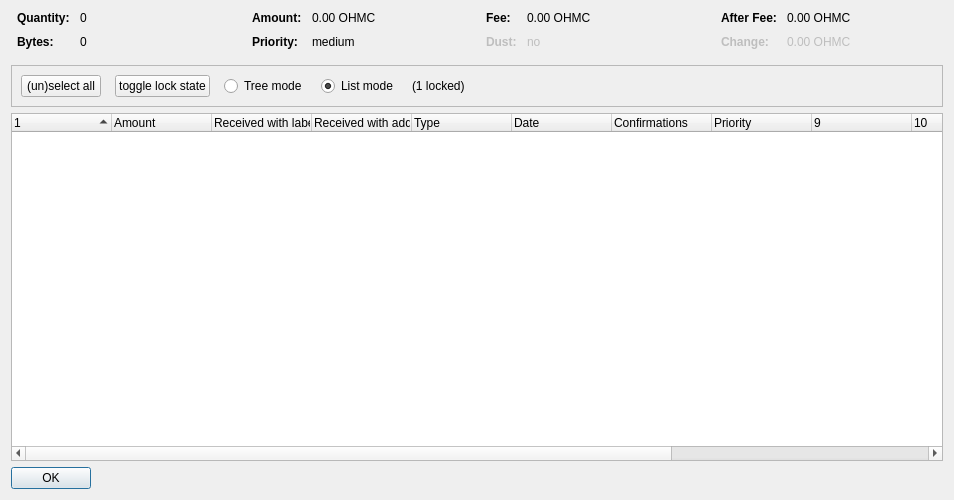
<?xml version="1.0" encoding="UTF-8"?>
<ui version="4.0">
 <class>CoinControlDialog</class>
 <widget class="QDialog" name="CoinControlDialog">
  <property name="geometry">
   <rect>
    <x>0</x>
    <y>0</y>
    <width>954</width>
    <height>500</height>
   </rect>
  </property>
  <property name="windowTitle">
   <string>Coin Selection</string>
  </property>
  <layout class="QVBoxLayout" name="verticalLayout">
   <item>
    <layout class="QHBoxLayout" name="horizontalLayoutTop" stretch="0,0,0,0">
     <property name="topMargin">
      <number>0</number>
     </property>
     <property name="bottomMargin">
      <number>10</number>
     </property>
     <item>
      <layout class="QFormLayout" name="formLayoutCoinControl1">
       <property name="horizontalSpacing">
        <number>10</number>
       </property>
       <property name="verticalSpacing">
        <number>10</number>
       </property>
       <property name="leftMargin">
        <number>6</number>
       </property>
       <property name="rightMargin">
        <number>6</number>
       </property>
       <item row="0" column="0">
        <widget class="QLabel" name="labelCoinControlQuantityText">
         <property name="font">
          <font>
           <weight>75</weight>
           <bold>true</bold>
          </font>
         </property>
         <property name="text">
          <string>Quantity:</string>
         </property>
        </widget>
       </item>
       <item row="0" column="1">
        <widget class="QLabel" name="labelCoinControlQuantity">
         <property name="cursor">
          <cursorShape>IBeamCursor</cursorShape>
         </property>
         <property name="contextMenuPolicy">
          <enum>Qt::ActionsContextMenu</enum>
         </property>
         <property name="text">
          <string notr="true">0</string>
         </property>
         <property name="textInteractionFlags">
          <set>Qt::LinksAccessibleByMouse|Qt::TextSelectableByKeyboard|Qt::TextSelectableByMouse</set>
         </property>
        </widget>
       </item>
       <item row="1" column="0">
        <widget class="QLabel" name="labelCoinControlBytesText">
         <property name="font">
          <font>
           <weight>75</weight>
           <bold>true</bold>
          </font>
         </property>
         <property name="text">
          <string>Bytes:</string>
         </property>
        </widget>
       </item>
       <item row="1" column="1">
        <widget class="QLabel" name="labelCoinControlBytes">
         <property name="cursor">
          <cursorShape>IBeamCursor</cursorShape>
         </property>
         <property name="contextMenuPolicy">
          <enum>Qt::ActionsContextMenu</enum>
         </property>
         <property name="text">
          <string notr="true">0</string>
         </property>
         <property name="textInteractionFlags">
          <set>Qt::LinksAccessibleByMouse|Qt::TextSelectableByKeyboard|Qt::TextSelectableByMouse</set>
         </property>
        </widget>
       </item>
      </layout>
     </item>
     <item>
      <layout class="QFormLayout" name="formLayoutCoinControl2">
       <property name="horizontalSpacing">
        <number>10</number>
       </property>
       <property name="verticalSpacing">
        <number>10</number>
       </property>
       <property name="leftMargin">
        <number>6</number>
       </property>
       <property name="rightMargin">
        <number>6</number>
       </property>
       <item row="0" column="0">
        <widget class="QLabel" name="labelCoinControlAmountText">
         <property name="font">
          <font>
           <weight>75</weight>
           <bold>true</bold>
          </font>
         </property>
         <property name="text">
          <string>Amount:</string>
         </property>
        </widget>
       </item>
       <item row="0" column="1">
        <widget class="QLabel" name="labelCoinControlAmount">
         <property name="cursor">
          <cursorShape>IBeamCursor</cursorShape>
         </property>
         <property name="contextMenuPolicy">
          <enum>Qt::ActionsContextMenu</enum>
         </property>
         <property name="text">
          <string notr="true">0.00 OHMC</string>
         </property>
         <property name="textInteractionFlags">
          <set>Qt::LinksAccessibleByMouse|Qt::TextSelectableByKeyboard|Qt::TextSelectableByMouse</set>
         </property>
        </widget>
       </item>
       <item row="1" column="0">
        <widget class="QLabel" name="labelCoinControlPriorityText">
         <property name="font">
          <font>
           <weight>75</weight>
           <bold>true</bold>
          </font>
         </property>
         <property name="text">
          <string>Priority:</string>
         </property>
        </widget>
       </item>
       <item row="1" column="1">
        <widget class="QLabel" name="labelCoinControlPriority">
         <property name="cursor">
          <cursorShape>IBeamCursor</cursorShape>
         </property>
         <property name="contextMenuPolicy">
          <enum>Qt::ActionsContextMenu</enum>
         </property>
         <property name="text">
          <string>medium</string>
         </property>
         <property name="textInteractionFlags">
          <set>Qt::LinksAccessibleByMouse|Qt::TextSelectableByKeyboard|Qt::TextSelectableByMouse</set>
         </property>
        </widget>
       </item>
      </layout>
     </item>
     <item>
      <layout class="QFormLayout" name="formLayoutCoinControl3">
       <property name="horizontalSpacing">
        <number>10</number>
       </property>
       <property name="verticalSpacing">
        <number>10</number>
       </property>
       <property name="leftMargin">
        <number>6</number>
       </property>
       <property name="rightMargin">
        <number>6</number>
       </property>
       <item row="0" column="0">
        <widget class="QLabel" name="labelCoinControlFeeText">
         <property name="font">
          <font>
           <weight>75</weight>
           <bold>true</bold>
          </font>
         </property>
         <property name="text">
          <string>Fee:</string>
         </property>
        </widget>
       </item>
       <item row="0" column="1">
        <widget class="QLabel" name="labelCoinControlFee">
         <property name="cursor">
          <cursorShape>IBeamCursor</cursorShape>
         </property>
         <property name="contextMenuPolicy">
          <enum>Qt::ActionsContextMenu</enum>
         </property>
         <property name="text">
          <string notr="true">0.00 OHMC</string>
         </property>
         <property name="textInteractionFlags">
          <set>Qt::LinksAccessibleByMouse|Qt::TextSelectableByKeyboard|Qt::TextSelectableByMouse</set>
         </property>
        </widget>
       </item>
       <item row="1" column="0">
        <widget class="QLabel" name="labelCoinControlLowOutputText">
         <property name="enabled">
          <bool>false</bool>
         </property>
         <property name="font">
          <font>
           <weight>75</weight>
           <bold>true</bold>
          </font>
         </property>
         <property name="text">
          <string>Dust:</string>
         </property>
        </widget>
       </item>
       <item row="1" column="1">
        <widget class="QLabel" name="labelCoinControlLowOutput">
         <property name="enabled">
          <bool>false</bool>
         </property>
         <property name="cursor">
          <cursorShape>IBeamCursor</cursorShape>
         </property>
         <property name="contextMenuPolicy">
          <enum>Qt::ActionsContextMenu</enum>
         </property>
         <property name="text">
          <string>no</string>
         </property>
         <property name="textInteractionFlags">
          <set>Qt::LinksAccessibleByMouse|Qt::TextSelectableByKeyboard|Qt::TextSelectableByMouse</set>
         </property>
        </widget>
       </item>
      </layout>
     </item>
     <item>
      <layout class="QFormLayout" name="formLayoutCoinControl4">
       <property name="horizontalSpacing">
        <number>10</number>
       </property>
       <property name="verticalSpacing">
        <number>10</number>
       </property>
       <property name="leftMargin">
        <number>6</number>
       </property>
       <property name="rightMargin">
        <number>6</number>
       </property>
       <item row="0" column="0">
        <widget class="QLabel" name="labelCoinControlAfterFeeText">
         <property name="font">
          <font>
           <weight>75</weight>
           <bold>true</bold>
          </font>
         </property>
         <property name="text">
          <string>After Fee:</string>
         </property>
        </widget>
       </item>
       <item row="0" column="1">
        <widget class="QLabel" name="labelCoinControlAfterFee">
         <property name="cursor">
          <cursorShape>IBeamCursor</cursorShape>
         </property>
         <property name="contextMenuPolicy">
          <enum>Qt::ActionsContextMenu</enum>
         </property>
         <property name="text">
          <string notr="true">0.00 OHMC</string>
         </property>
         <property name="textInteractionFlags">
          <set>Qt::LinksAccessibleByMouse|Qt::TextSelectableByKeyboard|Qt::TextSelectableByMouse</set>
         </property>
        </widget>
       </item>
       <item row="1" column="0">
        <widget class="QLabel" name="labelCoinControlChangeText">
         <property name="enabled">
          <bool>false</bool>
         </property>
         <property name="font">
          <font>
           <weight>75</weight>
           <bold>true</bold>
          </font>
         </property>
         <property name="text">
          <string>Change:</string>
         </property>
        </widget>
       </item>
       <item row="1" column="1">
        <widget class="QLabel" name="labelCoinControlChange">
         <property name="enabled">
          <bool>false</bool>
         </property>
         <property name="cursor">
          <cursorShape>IBeamCursor</cursorShape>
         </property>
         <property name="contextMenuPolicy">
          <enum>Qt::ActionsContextMenu</enum>
         </property>
         <property name="text">
          <string notr="true">0.00 OHMC</string>
         </property>
         <property name="textInteractionFlags">
          <set>Qt::LinksAccessibleByMouse|Qt::TextSelectableByKeyboard|Qt::TextSelectableByMouse</set>
         </property>
        </widget>
       </item>
      </layout>
     </item>
    </layout>
   </item>
   <item>
    <widget class="QFrame" name="frame">
     <property name="minimumSize">
      <size>
       <width>0</width>
       <height>40</height>
      </size>
     </property>
     <property name="frameShape">
      <enum>QFrame::StyledPanel</enum>
     </property>
     <property name="frameShadow">
      <enum>QFrame::Sunken</enum>
     </property>
     <layout class="QHBoxLayout" name="horizontalLayout">
      <item>
       <layout class="QHBoxLayout" name="horizontalLayoutPanel" stretch="0,0,0,0,0,0">
        <property name="spacing">
         <number>14</number>
        </property>
        <item>
         <widget class="QPushButton" name="pushButtonSelectAll">
          <property name="sizePolicy">
           <sizepolicy hsizetype="Maximum" vsizetype="Fixed">
            <horstretch>0</horstretch>
            <verstretch>0</verstretch>
           </sizepolicy>
          </property>
          <property name="text">
           <string>(un)select all</string>
          </property>
          <property name="autoDefault">
           <bool>false</bool>
          </property>
         </widget>
        </item>
        <item>
         <widget class="QPushButton" name="pushButtonToggleLock">
          <property name="sizePolicy">
           <sizepolicy hsizetype="Maximum" vsizetype="Fixed">
            <horstretch>0</horstretch>
            <verstretch>0</verstretch>
           </sizepolicy>
          </property>
          <property name="text">
           <string>toggle lock state</string>
          </property>
          <property name="autoDefault">
           <bool>false</bool>
          </property>
         </widget>
        </item>
        <item>
         <widget class="QRadioButton" name="radioTreeMode">
          <property name="sizePolicy">
           <sizepolicy hsizetype="Maximum" vsizetype="Fixed">
            <horstretch>0</horstretch>
            <verstretch>0</verstretch>
           </sizepolicy>
          </property>
          <property name="text">
           <string>Tree mode</string>
          </property>
         </widget>
        </item>
        <item>
         <widget class="QRadioButton" name="radioListMode">
          <property name="sizePolicy">
           <sizepolicy hsizetype="Maximum" vsizetype="Fixed">
            <horstretch>0</horstretch>
            <verstretch>0</verstretch>
           </sizepolicy>
          </property>
          <property name="text">
           <string>List mode</string>
          </property>
          <property name="checked">
           <bool>true</bool>
          </property>
         </widget>
        </item>
        <item>
         <widget class="QLabel" name="labelLocked">
          <property name="text">
           <string>(1 locked)</string>
          </property>
         </widget>
        </item>
        <item>
         <spacer name="horizontalSpacer">
          <property name="orientation">
           <enum>Qt::Horizontal</enum>
          </property>
          <property name="sizeHint" stdset="0">
           <size>
            <width>40</width>
            <height>20</height>
           </size>
          </property>
         </spacer>
        </item>
       </layout>
      </item>
     </layout>
    </widget>
   </item>
   <item>
    <widget class="CoinControlTreeWidget" name="treeWidget">
     <property name="contextMenuPolicy">
      <enum>Qt::CustomContextMenu</enum>
     </property>
     <property name="sortingEnabled">
      <bool>false</bool>
     </property>
     <property name="columnCount">
      <number>13</number>
     </property>
     <attribute name="headerShowSortIndicator" stdset="0">
      <bool>true</bool>
     </attribute>
     <attribute name="headerStretchLastSection">
      <bool>false</bool>
     </attribute>
     <column>
      <property name="text">
       <string/>
      </property>
     </column>
     <column>
      <property name="text">
       <string>Amount</string>
      </property>
     </column>
     <column>
      <property name="text">
       <string>Received with label</string>
      </property>
     </column>
     <column>
      <property name="text">
       <string>Received with address</string>
      </property>
     </column>
     <column>
      <property name="text">
       <string>Type</string>
      </property>
     </column>
     <column>
      <property name="text">
       <string>Date</string>
      </property>
     </column>
     <column>
      <property name="text">
       <string>Confirmations</string>
      </property>
      <property name="toolTip">
       <string>Confirmed</string>
      </property>
     </column>
     <column>
      <property name="text">
       <string>Priority</string>
      </property>
     </column>
     <column>
      <property name="text">
       <string/>
      </property>
     </column>
     <column>
      <property name="text">
       <string/>
      </property>
     </column>
     <column>
      <property name="text">
       <string/>
      </property>
     </column>
     <column>
      <property name="text">
       <string/>
      </property>
     </column>
     <column>
      <property name="text">
       <string/>
      </property>
     </column>
    </widget>
   </item>
   <item>
    <widget class="QDialogButtonBox" name="buttonBox">
     <property name="sizePolicy">
      <sizepolicy hsizetype="Maximum" vsizetype="Fixed">
       <horstretch>0</horstretch>
       <verstretch>0</verstretch>
      </sizepolicy>
     </property>
     <property name="orientation">
      <enum>Qt::Horizontal</enum>
     </property>
     <property name="standardButtons">
      <set>QDialogButtonBox::Ok</set>
     </property>
    </widget>
   </item>
  </layout>
 </widget>
 <customwidgets>
  <customwidget>
   <class>CoinControlTreeWidget</class>
   <extends>QTreeWidget</extends>
   <header>coincontroltreewidget.h</header>
  </customwidget>
 </customwidgets>
 <resources/>
 <connections/>
</ui>
